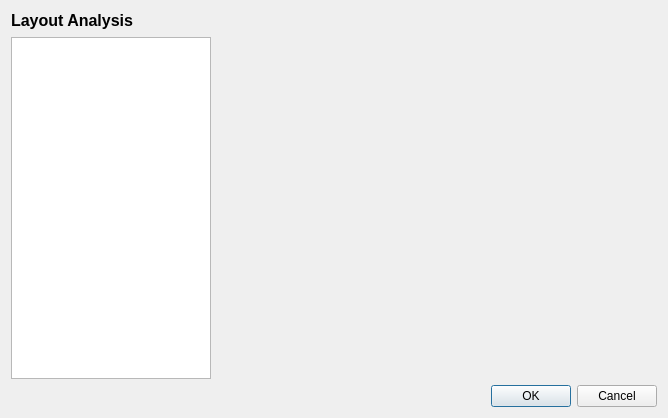
<?xml version="1.0" encoding="UTF-8"?>
<ui version="4.0">
 <class>PreferencesDialog</class>
 <widget class="QDialog" name="PreferencesDialog">
  <property name="geometry">
   <rect>
    <x>0</x>
    <y>0</y>
    <width>668</width>
    <height>418</height>
   </rect>
  </property>
  <property name="windowTitle">
   <string>Preferences</string>
  </property>
  <layout class="QVBoxLayout" name="verticalLayout">
   <item>
    <layout class="QHBoxLayout" name="horizontalLayout">
     <item>
      <widget class="QLabel" name="label">
       <property name="text">
        <string>&lt;!DOCTYPE HTML PUBLIC &quot;-//W3C//DTD HTML 4.0//EN&quot; &quot;http://www.w3.org/TR/REC-html40/strict.dtd&quot;&gt;
&lt;html&gt;&lt;head&gt;&lt;meta name=&quot;qrichtext&quot; content=&quot;1&quot; /&gt;&lt;style type=&quot;text/css&quot;&gt;
p, li { white-space: pre-wrap; }
&lt;/style&gt;&lt;/head&gt;&lt;body style=&quot; font-family:'DejaVu Sans'; font-size:9pt; font-weight:400; font-style:normal;&quot;&gt;
&lt;p style=&quot; margin-top:0px; margin-bottom:0px; margin-left:0px; margin-right:0px; -qt-block-indent:0; text-indent:0px;&quot;&gt;&lt;span style=&quot; font-size:12pt; font-weight:600;&quot;&gt;Layout Analysis&lt;/span&gt;&lt;/p&gt;&lt;/body&gt;&lt;/html&gt;</string>
       </property>
      </widget>
     </item>
     <item>
      <spacer name="horizontalSpacer">
       <property name="orientation">
        <enum>Qt::Horizontal</enum>
       </property>
       <property name="sizeHint" stdset="0">
        <size>
         <width>40</width>
         <height>20</height>
        </size>
       </property>
      </spacer>
     </item>
    </layout>
   </item>
   <item>
    <layout class="QHBoxLayout" name="horizontalLayout_2">
     <item>
      <widget class="QListWidget" name="optionList">
       <property name="sizePolicy">
        <sizepolicy hsizetype="Maximum" vsizetype="Expanding">
         <horstretch>0</horstretch>
         <verstretch>0</verstretch>
        </sizepolicy>
       </property>
       <property name="maximumSize">
        <size>
         <width>200</width>
         <height>16777215</height>
        </size>
       </property>
       <property name="baseSize">
        <size>
         <width>100</width>
         <height>0</height>
        </size>
       </property>
      </widget>
     </item>
     <item>
      <widget class="QWidget" name="widget" native="true"/>
     </item>
    </layout>
   </item>
   <item>
    <widget class="QDialogButtonBox" name="buttonBox">
     <property name="orientation">
      <enum>Qt::Horizontal</enum>
     </property>
     <property name="standardButtons">
      <set>QDialogButtonBox::Cancel|QDialogButtonBox::Ok</set>
     </property>
    </widget>
   </item>
  </layout>
 </widget>
 <resources/>
 <connections>
  <connection>
   <sender>buttonBox</sender>
   <signal>accepted()</signal>
   <receiver>PreferencesDialog</receiver>
   <slot>accept()</slot>
   <hints>
    <hint type="sourcelabel">
     <x>248</x>
     <y>254</y>
    </hint>
    <hint type="destinationlabel">
     <x>157</x>
     <y>274</y>
    </hint>
   </hints>
  </connection>
  <connection>
   <sender>buttonBox</sender>
   <signal>rejected()</signal>
   <receiver>PreferencesDialog</receiver>
   <slot>reject()</slot>
   <hints>
    <hint type="sourcelabel">
     <x>316</x>
     <y>260</y>
    </hint>
    <hint type="destinationlabel">
     <x>286</x>
     <y>274</y>
    </hint>
   </hints>
  </connection>
 </connections>
</ui>
